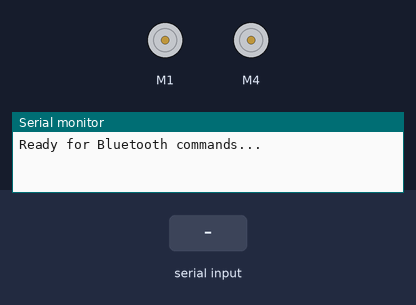
Simulated run of this sketch. Board: Arduino Uno, built with avr-gcc and run on an emulated ATmega328P. On the bench: 2 × DC motor (green arrow = forward, orange = backward, longer = faster), the last lines printed to the serial monitor. The test bench sets the inputs (shaded band).

Above: at 1.2 s.
1.3 s: "2" received over the second serial link
At 1.6 s:
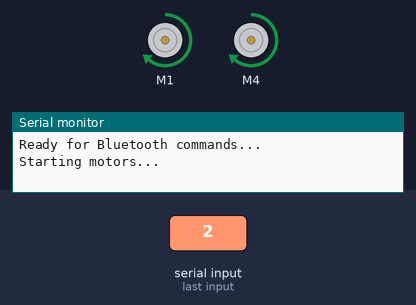
2.8 s: "1" received over the second serial link
At 4.1 s:
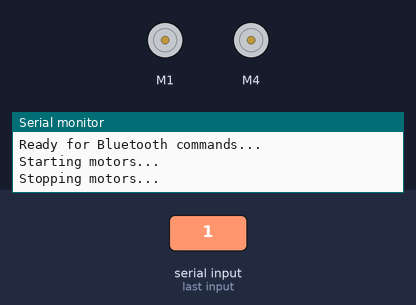
Timing chart, 0 to 5.8 s (numbered marks = the images above; inputs shaded):
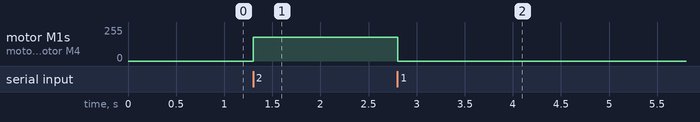

Measured:
- after the input at 1.3 s, motor M1, motor M4: stopped → forward 180/255 at once
- after the input at 2.8 s, motor M1, motor M4: forward 180/255 → stopped at once

The sketch:

dcmotor_control_for_windows.ino
```cpp
#include <AFMotor.h>
#include <SoftwareSerial.h>

// 블루투스 모듈과 연결된 핀 설정
int Tx = 0; //리눅스: 9  윈도우: 0
int Rx = 1; //리눅스: 10 윈도우: 1
SoftwareSerial mySerial(Tx, Rx); // RX, TX

// 1번과 4번 모터 제어 객체 생성
AF_DCMotor motor1(1);
AF_DCMotor motor4(4);

int sp = 180;  // 기본 모터 속도 설정

void setup() {
  // 시리얼 통신과 블루투스 통신 초기화
  Serial.begin(9600);
  mySerial.begin(9600);

  // 모터 초기화 및 정지 상태 설정
  motor1.setSpeed(sp);
  motor1.run(RELEASE);  // 정지

  motor4.setSpeed(sp);
  motor4.run(RELEASE);  // 정지

  Serial.println("Ready for Bluetooth commands...");
}

void loop() {
  // 블루투스 데이터가 수신되면 즉시 처리
  if (mySerial.available()) {
    char command = mySerial.read();  // 한 글자씩 읽기
    handleCommand(command);  // 명령 처리 함수 호출
  }

  delay(10);  // 약간의 대기 (CPU 과부하 방지)
}

// 명령을 처리하는 함수
void handleCommand(char cmd) {
  if (cmd == '1') {  // 정지 명령
    Serial.println("Stopping motors...");
    motor1.setSpeed(0);
    motor4.setSpeed(0);
    motor1.run(RELEASE);  // 모터 정지
    motor4.run(RELEASE);
  }
  else if (cmd == '2') {  // 작동 명령
    Serial.println("Starting motors...");
    motor1.setSpeed(sp);
    motor4.setSpeed(sp);
    motor1.run(FORWARD);  // 모터 전진
    motor4.run(FORWARD);
  }
  else {
    Serial.println("Unknown command received.");
  }
}
```
